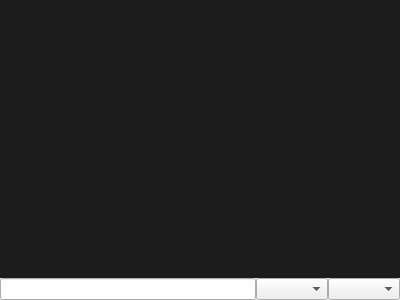
<?xml version="1.0" encoding="UTF-8"?>
<ui version="4.0">
 <class>serialMonitor</class>
 <widget class="QWidget" name="serialMonitor">
  <property name="geometry">
   <rect>
    <x>0</x>
    <y>0</y>
    <width>400</width>
    <height>300</height>
   </rect>
  </property>
  <property name="windowTitle">
   <string>Form</string>
  </property>
  <layout class="QGridLayout" name="gridLayout">
   <property name="leftMargin">
    <number>0</number>
   </property>
   <property name="topMargin">
    <number>0</number>
   </property>
   <property name="rightMargin">
    <number>0</number>
   </property>
   <property name="bottomMargin">
    <number>0</number>
   </property>
   <property name="spacing">
    <number>0</number>
   </property>
   <item row="0" column="0">
    <widget class="QPlainTextEdit" name="plainTextEdit">
     <property name="styleSheet">
      <string notr="true">background-color:rgb(28,28,28);
color:white;
font: 10pt &quot;Consolas&quot;;
border:none;</string>
     </property>
    </widget>
   </item>
   <item row="1" column="0">
    <layout class="QHBoxLayout" name="horizontalLayout">
     <property name="spacing">
      <number>0</number>
     </property>
     <item>
      <widget class="QLineEdit" name="lineEdit"/>
     </item>
     <item>
      <widget class="QComboBox" name="comboBox"/>
     </item>
     <item>
      <widget class="QComboBox" name="comboBox_2"/>
     </item>
    </layout>
   </item>
  </layout>
 </widget>
 <resources/>
 <connections/>
</ui>
